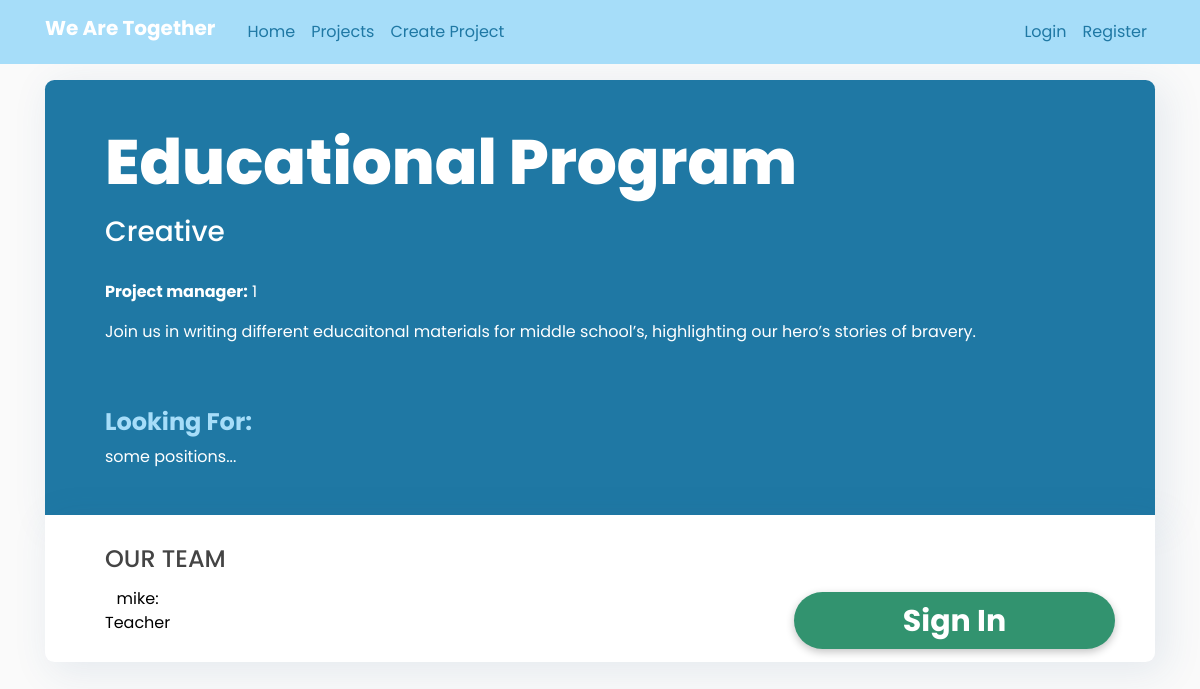
/view_project?project_id=4, run on the app's committed database.
### we_are_together/models.py (models this page shows, shortened)
class Project(db.Model):
    id = db.Column(db.Integer, primary_key=True)
    project_name = db.Column(db.String(150), nullable=False)
    creation_date = db.Column(db.DateTime, nullable=False, default=datetime.utcnow)
    category = db.Column(db.Integer, nullable=False)
    description = db.Column(db.String(2000), nullable=False)
    need1 = db.Column(db.String(100), nullable=False)
    need2 = db.Column(db.String(100), nullable=True)
    need3 = db.Column(db.String(100), nullable=True)
    need4 = db.Column(db.String(100), nullable=True)
    need5 = db.Column(db.String(100), nullable=True)
    manager = db.Column(db.Integer, nullable=False)
    join1 = db.Column(db.Integer, nullable=True)
    join2 = db.Column(db.Integer, nullable=True)
    join3 = db.Column(db.Integer, nullable=True)
    join4 = db.Column(db.Integer, nullable=True)
    join5 = db.Column(db.Integer, nullable=True)
    def user_in_project(self, user_id):
        is_user_in_project = False
        if self.join1 == user_id:
            is_user_in_project = True
        elif self.join2 == user_id:
            is_user_in_project = True
        elif self.join3 == user_id:
            is_user_in_project = True
        elif self.join4 == user_id:
            is_user_in_project = True
        elif self.join5 == user_id:
            is_user_in_project = True
        return is_user_in_project
    def is_full(self):
        full1 = not self.need1 or (self.need1 and self.join1)
        full2 = not self.need2 or (self.need2 and self.join2)
        full3 = not self.need3 or (self.need3 and self.join3)
        full4 = not self.need4 or (self.need4 and self.join4)
        full5 = not self.need5 or (self.need5 and self.join5)
        return full1 and full2 and full3 and full4 and full5
    def get_dict_of_partners(self):
        dict_of_partners = {}
        if self.join1:
            dict_of_partners[self.need1] = User.query.get(self.join1).username
        if self.join2:
            dict_of_partners[self.need2] = User.query.get(self.join2).username
        if self.join3:
            dict_of_partners[self.need3] = User.query.get(self.join3).username
        if self.join4:
            dict_of_partners[self.need4] = User.query.get(self.join4).username
        if self.join5:
            dict_of_partners[self.need5] = User.query.get(self.join5).username
        return dict_of_partners

class User(db.Model, UserMixin):
    id = db.Column(db.Integer, primary_key=True)
    username = db.Column(db.String(20), unique=True, nullable=False)
    email = db.Column(db.String(120), unique=True, nullable=False)
    password = db.Column(db.String(60), nullable=False)
    phone = db.Column(db.Integer, nullable=True)

### we_are_together/routes.py (the view)
@app.route("/view_project", methods=['GET', 'POST'])
def view_project():
    if current_user.is_authenticated:
        current_id = current_user.id
    else:
        current_id = 0
    project_id = request.args.get('project_id', None)
    current_project = Project.query.get(project_id)
    user_join_num = request.args.get('user_join_num', None)
    if user_join_num == "-1":
        current_project.join_update(user_join_num, current_id, delete=True)
    elif user_join_num:
        current_project.join_update(int(user_join_num), current_id)
    already_in = current_project.user_in_project(current_id)
    dict_of_partners = current_project.get_dict_of_partners()
    return render_template('view_project.html', title='View Project', current_project=current_project,
                           category_dict=category_dict, already_in=already_in, project_full=current_project.is_full(),
                           dict_of_partners=dict_of_partners)

### we_are_together/routes.py (called while the page is built)
@app.context_processor
def override_url_for():
    return dict(url_for=dated_url_for)

def dated_url_for(endpoint, **values):
    if endpoint == 'static':
        filename = values.get('filename', None)
        if filename:
            file_path = os.path.join(app.root_path,
                                     endpoint, filename)
            values['q'] = int(os.stat(file_path).st_mtime)
    return url_for(endpoint, **values)

### we_are_together/templates/view_project.html
{% extends "layout.html" %}
{% block content %}
<div class="the_project">
    <h1 style="color:white">{{ current_project.project_name }}</h1>
    <h3 style="color:white">{{ category_dict[current_project.id] }}</h3>
    <br>
    <p><b>Project manager:</b> {{ current_project.manager }}</p>
    <p> {{ current_project.description }}</p>
    <br><br>
    <div>
        <h4 style="color:#a6ddf9"><b>Looking For:</b></h4>
        <p>some positions...</p>
    </div>
</div>
<div class="team_div">
    {% if dict_of_partners %}
        <div>
            <h4 style="padding:30px 0 0 60px;">OUR TEAM</h4>
            {% for partner in dict_of_partners %}
                <div id="partners_div" style="margin: 0 0 0 40px;">
                    <p id="partners_p">{{
                        dict_of_partners[partner] }}:<br>
                        {{partner}}</p>
                </div>
            {% endfor %}
        </div>
    {% endif %}
    <div id="join_button">
        {% if current_user.is_authenticated and already_in %}
            <a href="{{ url_for('view_project', project_id=current_project.id, user_join_num=-1) }}">
                    Leave
            </a>
            {% elif current_user.is_authenticated and not project_full %}
            <a href="{{ url_for('view_project', project_id=current_project.id, user_join_num=1) }}">
                    Join
            </a>
            {% elif project_full %}
            <a class="" href="#">
                    Full
            </a>
            {% else %}
            <a href="{{ url_for('login') }}">
                    Sign In
            </a>
        {% endif %}
    </div>
</div>
{% endblock content %}

### we_are_together/static/main.css (style rules this page uses)
html, body { font-family: 'Poppins'; margin: 0; }
body { background: #fafafa; color: #333333; margin-top: 5rem; }
h1, h2, h3, h4, h5, h6 { color: #444444; }
h1 { color: #1F78A4; font-family: Poppins; font-style: normal; font-weight: 800; font-size: 62.797px; line-height: 71.5%; flex: none; order: 0; flex-grow: 0; margin: 30px 0px; }
.the_project { box-shadow: 7.76942px 7.76942px 38.8471px 2.33083px rgba(39, 92, 141, 0.1); border-radius: 9.32331px 9.32331px 0 0; padding: 30px 60px; background: #1F78A4; color: white; }
.team_div { box-shadow: 7.76942px 7.76942px 38.8471px 2.33083px rgba(39, 92, 141, 0.1); border-radius: 0 0 9.32331px 9.32331px; padding-bottom: 80px; background: white; color: black; }
#partners_p { text-align: center; float: left; padding: 5px 20px 20px 20px; }
#join_button { float: right; width: 321px; height: 57px; text-align: center; margin: 0 auto; margin-bottom: 20px; margin-top:10px; margin-right: 40px; background: #32936F; border-radius: 40px; padding-top: 7px; box-shadow: rgba(0, 0, 0, 0.24) 0 3px 8px; }
#join_button a { font-size: 30px; font-weight: bold; color: white; text-decoration: none; }

### data on the page
Project: project_name "Educational Program", manager "1", description "Join us in writing different educaitonal materials for middle school’s, highlighting our hero’s stories of bravery.", need1.username "mike", need1 "Teacher"

### other printed values
{{ category_dict[current_project.id] }} "Creative"
